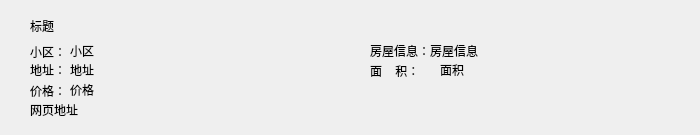
<?xml version="1.0" encoding="UTF-8"?>
<ui version="4.0">
 <class>Form</class>
 <widget class="QWidget" name="Form">
  <property name="geometry">
   <rect>
    <x>0</x>
    <y>0</y>
    <width>700</width>
    <height>135</height>
   </rect>
  </property>
  <property name="windowTitle">
   <string>Form</string>
  </property>
  <widget class="QLabel" name="label_item_title">
   <property name="geometry">
    <rect>
     <x>30</x>
     <y>10</y>
     <width>651</width>
     <height>31</height>
    </rect>
   </property>
   <property name="text">
    <string>标题</string>
   </property>
  </widget>
  <widget class="QLabel" name="label_item_info">
   <property name="geometry">
    <rect>
     <x>430</x>
     <y>40</y>
     <width>251</width>
     <height>21</height>
    </rect>
   </property>
   <property name="text">
    <string>房屋信息</string>
   </property>
  </widget>
  <widget class="QLabel" name="label_item_district">
   <property name="geometry">
    <rect>
     <x>70</x>
     <y>40</y>
     <width>171</width>
     <height>21</height>
    </rect>
   </property>
   <property name="text">
    <string>小区</string>
   </property>
  </widget>
  <widget class="QLabel" name="label_item_address">
   <property name="geometry">
    <rect>
     <x>70</x>
     <y>60</y>
     <width>291</width>
     <height>20</height>
    </rect>
   </property>
   <property name="text">
    <string>地址</string>
   </property>
  </widget>
  <widget class="QLabel" name="label_item_measure_area">
   <property name="geometry">
    <rect>
     <x>440</x>
     <y>60</y>
     <width>241</width>
     <height>20</height>
    </rect>
   </property>
   <property name="text">
    <string>面积</string>
   </property>
  </widget>
  <widget class="QLabel" name="label_item_price">
   <property name="geometry">
    <rect>
     <x>70</x>
     <y>80</y>
     <width>291</width>
     <height>20</height>
    </rect>
   </property>
   <property name="text">
    <string>价格</string>
   </property>
  </widget>
  <widget class="QLabel" name="label_website">
   <property name="geometry">
    <rect>
     <x>30</x>
     <y>100</y>
     <width>101</width>
     <height>20</height>
    </rect>
   </property>
   <property name="text">
    <string>网页地址</string>
   </property>
   <property name="textFormat">
    <enum>Qt::AutoText</enum>
   </property>
  </widget>
  <widget class="QLabel" name="label">
   <property name="geometry">
    <rect>
     <x>30</x>
     <y>41</y>
     <width>31</width>
     <height>21</height>
    </rect>
   </property>
   <property name="text">
    <string>小区：</string>
   </property>
  </widget>
  <widget class="QLabel" name="label_2">
   <property name="geometry">
    <rect>
     <x>370</x>
     <y>40</y>
     <width>71</width>
     <height>21</height>
    </rect>
   </property>
   <property name="text">
    <string>房屋信息：</string>
   </property>
  </widget>
  <widget class="QLabel" name="label_3">
   <property name="geometry">
    <rect>
     <x>30</x>
     <y>60</y>
     <width>31</width>
     <height>20</height>
    </rect>
   </property>
   <property name="text">
    <string>地址：</string>
   </property>
  </widget>
  <widget class="QLabel" name="label_4">
   <property name="geometry">
    <rect>
     <x>30</x>
     <y>80</y>
     <width>31</width>
     <height>21</height>
    </rect>
   </property>
   <property name="text">
    <string>价格：</string>
   </property>
  </widget>
  <widget class="QLabel" name="label_6">
   <property name="geometry">
    <rect>
     <x>370</x>
     <y>60</y>
     <width>61</width>
     <height>21</height>
    </rect>
   </property>
   <property name="text">
    <string>面    积：</string>
   </property>
  </widget>
 </widget>
 <resources/>
 <connections/>
</ui>
